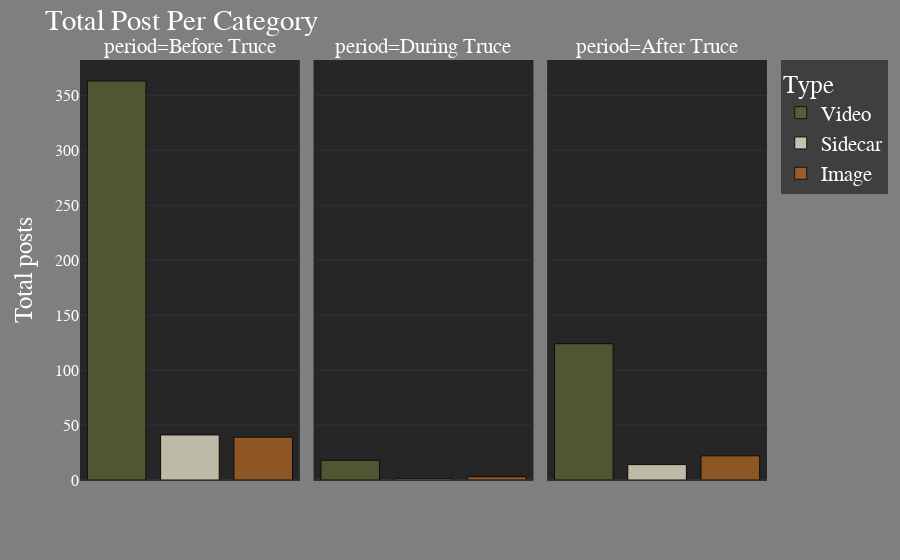

The notebook cell saved with this chart:
### Markdown cell above
### The bar plot for the number of publication per category during the three periods

### Code cell
# Creating DataFrame
df = merged_df[["timestamp", "type", "videoDuration"]]
df['timestamp'] = pd.to_datetime(df['timestamp'])
df = df[df['timestamp'] >= '2023-10-07']

# Sorting dataframes by timestamp
df = df.sort_values(by='timestamp')

# Categorizing periods
df['period'] = pd.cut(
    df['timestamp'],
    bins=[pd.Timestamp.min, pd.Timestamp('2023-11-24'), pd.Timestamp('2023-11-30'), pd.Timestamp.max],
    labels=['Before Truce', 'During Truce', 'After Truce']
)

# Grouping by 'type' and counting the number of publications for each type for different periods
type_counts = df.groupby(['type', 'period']).size().reset_index(name='count')
color_map = {'Video': '#606c38', 'Sidecar': '#fefae0', 'Image': '#bc6c25'}

# Creating a color map for video durations
video_colors = px.colors.sequential.Viridis

# Plotting with Plotly Express for different periods
fig = px.bar(type_counts, x='type', y='count', color='type', facet_col='period',
             labels={'count': 'Number of Publications', 'type': 'Type'},
             category_orders={'type': ['Video', 'Sidecar', 'Image']},
             color_discrete_map=color_map
            )
fig.update_traces(marker_line_color='black', marker_line_width=1, opacity=0.7)

fig.update_layout(
    title='Total Post Per Category',
    yaxis=dict(title='Total posts', tickfont=dict(size=16, family='Arial')),  # Customize y-axis tick font
    font=dict(family='Fredoka One', size=21, color='white'),  # Change font family, size, and color for the entire plot
    template='plotly_dark',
    plot_bgcolor='rgba(0, 0, 0, 0.7)',  # Adjust the background color's transparency
    paper_bgcolor='rgba(0, 0, 0, 0.5)',  # Adjust the plot area's background color's transparency
    #font=dict(color='white')  # Change font color to white for better contrast
)

# Remove x-axis for each subplot
fig.update_xaxes(visible=False)

pio.write_image(fig, "bar_plot.jpeg", width=1200, height=600)
fig.show()

### Figure 1 — Plotly figure (JSON) as saved in the notebook; plotly's stock layout.template omitted (floating-point values rounded to 4 significant figures)
{"data": [{"alignmentgroup": "True", "hovertemplate": "Type=%{x}<br>period=Before Truce<br>Number of Publications=%{y}<extra></extra>", "legendgroup": "Video", "marker": {"color": "#606c38", "line": {"color": "black", "width": 1}, "pattern": {"shape": ""}}, "name": "Video", "offsetgroup": "Video", "opacity": 0.7, "orientation": "v", "showlegend": true, "textposition": "auto", "type": "bar", "x": ["Video"], "xaxis": "x", "y": [363], "yaxis": "y"}, {"alignmentgroup": "True", "hovertemplate": "Type=%{x}<br>period=During Truce<br>Number of Publications=%{y}<extra></extra>", "legendgroup": "Video", "marker": {"color": "#606c38", "line": {"color": "black", "width": 1}, "pattern": {"shape": ""}}, "name": "Video", "offsetgroup": "Video", "opacity": 0.7, "orientation": "v", "showlegend": false, "textposition": "auto", "type": "bar", "x": ["Video"], "xaxis": "x2", "y": [18], "yaxis": "y2"}, {"alignmentgroup": "True", "hovertemplate": "Type=%{x}<br>period=After Truce<br>Number of Publications=%{y}<extra></extra>", "legendgroup": "Video", "marker": {"color": "#606c38", "line": {"color": "black", "width": 1}, "pattern": {"shape": ""}}, "name": "Video", "offsetgroup": "Video", "opacity": 0.7, "orientation": "v", "showlegend": false, "textposition": "auto", "type": "bar", "x": ["Video"], "xaxis": "x3", "y": [124], "yaxis": "y3"}, {"alignmentgroup": "True", "hovertemplate": "Type=%{x}<br>period=Before Truce<br>Number of Publications=%{y}<extra></extra>", "legendgroup": "Sidecar", "marker": {"color": "#fefae0", "line": {"color": "black", "width": 1}, "pattern": {"shape": ""}}, "name": "Sidecar", "offsetgroup": "Sidecar", "opacity": 0.7, "orientation": "v", "showlegend": true, "textposition": "auto", "type": "bar", "x": ["Sidecar"], "xaxis": "x", "y": [41], "yaxis": "y"}, {"alignmentgroup": "True", "hovertemplate": "Type=%{x}<br>period=During Truce<br>Number of Publications=%{y}<extra></extra>", "legendgroup": "Sidecar", "marker": {"color": "#fefae0", "line": {"color": "black", "width": 1}, "pattern": {"shape": ""}}, "name": "Sidecar", "offsetgroup": "Sidecar", "opacity": 0.7, "orientation": "v", "showlegend": false, "textposition": "auto", "type": "bar", "x": ["Sidecar"], "xaxis": "x2", "y": [1], "yaxis": "y2"}, {"alignmentgroup": "True", "hovertemplate": "Type=%{x}<br>period=After Truce<br>Number of Publications=%{y}<extra></extra>", "legendgroup": "Sidecar", "marker": {"color": "#fefae0", "line": {"color": "black", "width": 1}, "pattern": {"shape": ""}}, "name": "Sidecar", "offsetgroup": "Sidecar", "opacity": 0.7, "orientation": "v", "showlegend": false, "textposition": "auto", "type": "bar", "x": ["Sidecar"], "xaxis": "x3", "y": [14], "yaxis": "y3"}, {"alignmentgroup": "True", "hovertemplate": "Type=%{x}<br>period=Before Truce<br>Number of Publications=%{y}<extra></extra>", "legendgroup": "Image", "marker": {"color": "#bc6c25", "line": {"color": "black", "width": 1}, "pattern": {"shape": ""}}, "name": "Image", "offsetgroup": "Image", "opacity": 0.7, "orientation": "v", "showlegend": true, "textposition": "auto", "type": "bar", "x": ["Image"], "xaxis": "x", "y": [39], "yaxis": "y"}, {"alignmentgroup": "True", "hovertemplate": "Type=%{x}<br>period=During Truce<br>Number of Publications=%{y}<extra></extra>", "legendgroup": "Image", "marker": {"color": "#bc6c25", "line": {"color": "black", "width": 1}, "pattern": {"shape": ""}}, "name": "Image", "offsetgroup": "Image", "opacity": 0.7, "orientation": "v", "showlegend": false, "textposition": "auto", "type": "bar", "x": ["Image"], "xaxis": "x2", "y": [3], "yaxis": "y2"}, {"alignmentgroup": "True", "hovertemplate": "Type=%{x}<br>period=After Truce<br>Number of Publications=%{y}<extra></extra>", "legendgroup": "Image", "marker": {"color": "#bc6c25", "line": {"color": "black", "width": 1}, "pattern": {"shape": ""}}, "name": "Image", "offsetgroup": "Image", "opacity": 0.7, "orientation": "v", "showlegend": false, "textposition": "auto", "type": "bar", "x": ["Image"], "xaxis": "x3", "y": [22], "yaxis": "y3"}], "layout": {"annotations": [{"font": {}, "showarrow": false, "text": "period=Before Truce", "x": 0.16, "xanchor": "center", "xref": "paper", "y": 1, "yanchor": "bottom", "yref": "paper"}, {"font": {}, "showarrow": false, "text": "period=During Truce", "x": 0.5, "xanchor": "center", "xref": "paper", "y": 1, "yanchor": "bottom", "yref": "paper"}, {"font": {}, "showarrow": false, "text": "period=After Truce", "x": 0.84, "xanchor": "center", "xref": "paper", "y": 1, "yanchor": "bottom", "yref": "paper"}], "barmode": "relative", "font": {"color": "white", "family": "Fredoka One", "size": 21}, "legend": {"title": {"text": "Type"}, "tracegroupgap": 0}, "margin": {"t": 60}, "paper_bgcolor": "rgba(0, 0, 0, 0.5)", "plot_bgcolor": "rgba(0, 0, 0, 0.7)", "title": {"text": "Total Post Per Category"}, "xaxis": {"anchor": "y", "categoryarray": ["Video", "Sidecar", "Image"], "categoryorder": "array", "domain": [0, 0.32], "title": {"text": "Type"}, "visible": false}, "xaxis2": {"anchor": "y2", "categoryarray": ["Video", "Sidecar", "Image"], "categoryorder": "array", "domain": [0.34, 0.66], "matches": "x", "title": {"text": "Type"}, "visible": false}, "xaxis3": {"anchor": "y3", "categoryarray": ["Video", "Sidecar", "Image"], "categoryorder": "array", "domain": [0.68, 1.0], "matches": "x", "title": {"text": "Type"}, "visible": false}, "yaxis": {"anchor": "x", "domain": [0, 1], "tickfont": {"family": "Arial", "size": 16}, "title": {"text": "Total posts"}}, "yaxis2": {"anchor": "x2", "domain": [0, 1], "matches": "y", "showticklabels": false}, "yaxis3": {"anchor": "x3", "domain": [0, 1], "matches": "y", "showticklabels": false}}}
